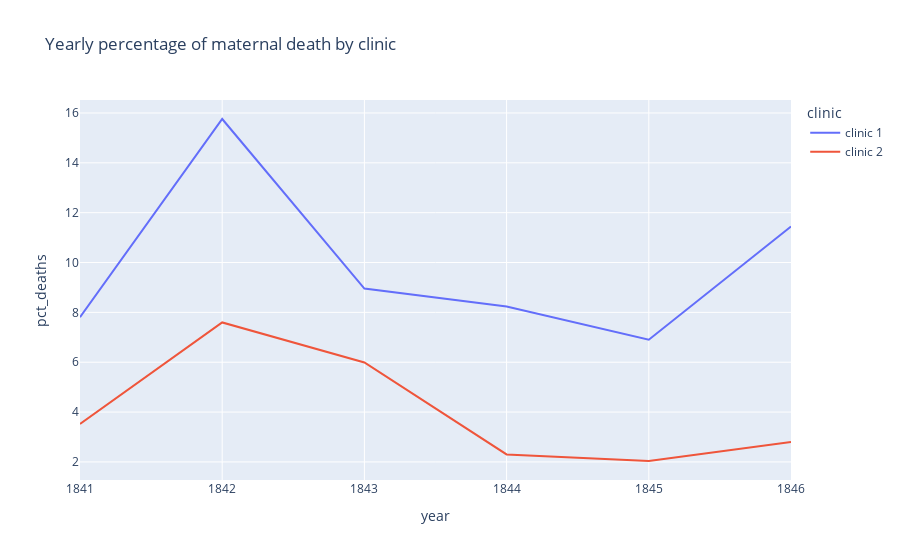

Here is the notebook cell this chart was saved with:
### Code cell
death_pct_clinic = px.line(data_frame=df_yearly,
                        x="year",
                        y="pct_deaths",
                        color="clinic",
                        title="Yearly percentage of maternal death by clinic")
death_pct_clinic.show()

### Figure 1 — Plotly figure (JSON) as saved in the notebook; plotly's stock layout.template omitted (floating-point values rounded to 4 significant figures)
{"data": [{"hovertemplate": "clinic=clinic 1<br>year=%{x}<br>pct_deaths=%{y}<extra></extra>", "legendgroup": "clinic 1", "line": {"color": "#636efa", "dash": "solid"}, "marker": {"symbol": "circle"}, "mode": "lines", "name": "clinic 1", "orientation": "v", "showlegend": true, "type": "scatter", "x": [1841, 1842, 1843, 1844, 1845, 1846], "xaxis": "x", "y": [7.806, 15.76, 8.954, 8.236, 6.901, 11.45], "yaxis": "y"}, {"hovertemplate": "clinic=clinic 2<br>year=%{x}<br>pct_deaths=%{y}<extra></extra>", "legendgroup": "clinic 2", "line": {"color": "#EF553B", "dash": "solid"}, "marker": {"symbol": "circle"}, "mode": "lines", "name": "clinic 2", "orientation": "v", "showlegend": true, "type": "scatter", "x": [1841, 1842, 1843, 1844, 1845, 1846], "xaxis": "x", "y": [3.522, 7.597, 5.988, 2.3, 2.036, 2.797], "yaxis": "y"}], "layout": {"legend": {"title": {"text": "clinic"}, "tracegroupgap": 0}, "title": {"text": "Yearly percentage of maternal death by clinic"}, "xaxis": {"anchor": "y", "domain": [0, 1], "title": {"text": "year"}}, "yaxis": {"anchor": "x", "domain": [0, 1], "title": {"text": "pct_deaths"}}}}
